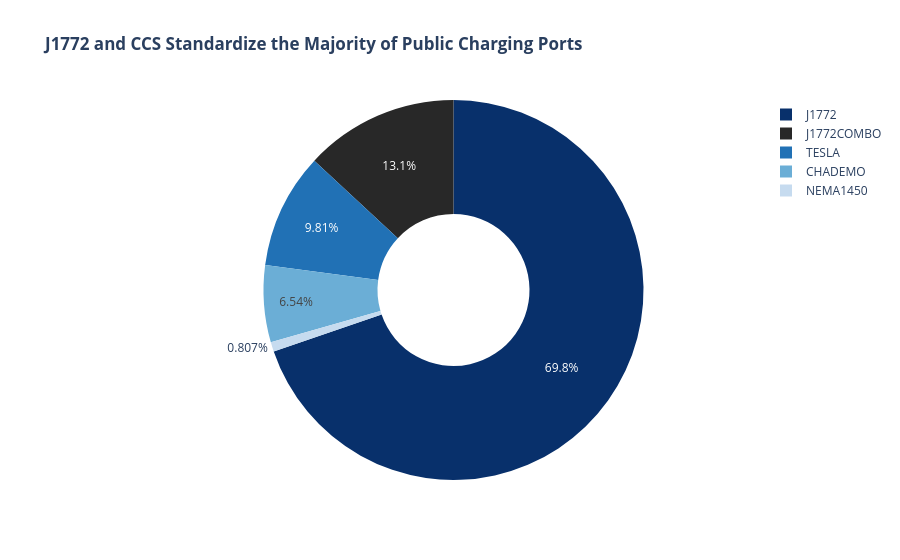

The cell this chart's notebook holds for it:
### Code cell
## Question 5: What is the market share distribution of EV connector standards?
#**Analytical Focus:** Categorical connector type frequencies (J1772, CCS, CHAdeMO, NACS).

df_connectors = df['EV Connector Types'].dropna().str.split(' ').explode().value_counts().reset_index()
df_connectors.columns = ['Connector Standard', 'Count']

fig5 = px.pie(
    df_connectors.head(5), values='Count', names='Connector Standard',
    title="<b>J1772 and CCS Standardize the Majority of Public Charging Ports</b>",
    color_discrete_sequence=['#08306b', '#282828', '#2171b5', '#6baed6', '#c6dbef'],
    hole=0.4
)
fig5.show()

### Figure 1 — Plotly figure (JSON) as saved in the notebook; plotly's stock layout.template omitted (floating-point values rounded to 4 significant figures)
{"data": [{"domain": {"x": [0, 1], "y": [0, 1]}, "hole": 0.4, "hovertemplate": "Connector Standard=%{label}<br>Count=%{value}<extra></extra>", "labels": ["J1772", "J1772COMBO", "TESLA", "CHADEMO", "NEMA1450"], "legendgroup": "", "name": "", "showlegend": true, "type": "pie", "values": [84413, 15830, 11870, 7918, 977]}], "layout": {"legend": {"tracegroupgap": 0}, "piecolorway": ["#08306b", "#282828", "#2171b5", "#6baed6", "#c6dbef"], "title": {"text": "<b>J1772 and CCS Standardize the Majority of Public Charging Ports</b>"}}}
